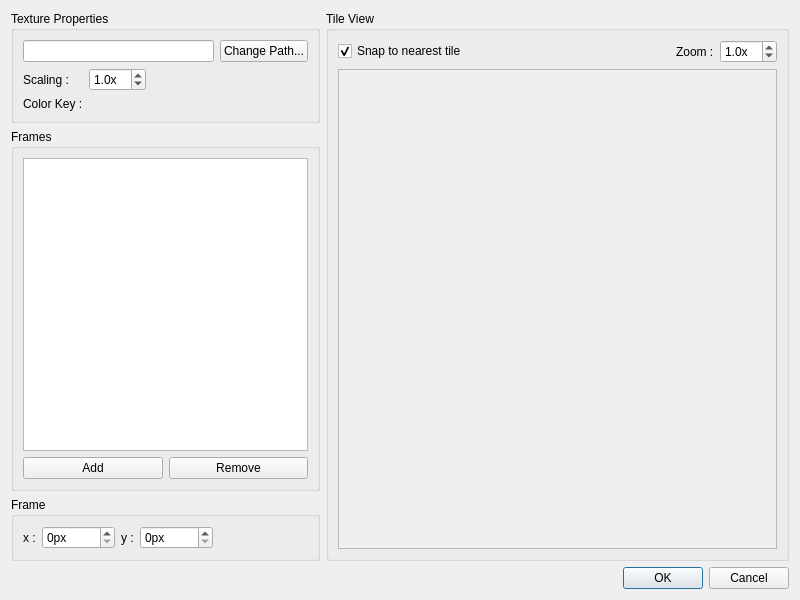
<?xml version="1.0" encoding="UTF-8"?>
<ui version="4.0">
 <class>ImportSingleTileDialog</class>
 <widget class="QDialog" name="ImportSingleTileDialog">
  <property name="geometry">
   <rect>
    <x>0</x>
    <y>0</y>
    <width>800</width>
    <height>600</height>
   </rect>
  </property>
  <property name="windowTitle">
   <string>Import Single Tile</string>
  </property>
  <layout class="QVBoxLayout" name="verticalLayout_2">
   <item>
    <layout class="QHBoxLayout" name="horizontalLayout" stretch="2,3">
     <item>
      <layout class="QVBoxLayout" name="verticalLayout">
       <item>
        <widget class="QGroupBox" name="texturePropertiesGroupBox">
         <property name="title">
          <string>Texture Properties</string>
         </property>
         <layout class="QVBoxLayout" name="verticalLayout_4">
          <item>
           <layout class="QHBoxLayout" name="horizontalLayout_4">
            <item>
             <widget class="QLineEdit" name="texturePathLineEdit">
              <property name="readOnly">
               <bool>true</bool>
              </property>
             </widget>
            </item>
            <item>
             <widget class="QPushButton" name="texturePathPushButton">
              <property name="text">
               <string>Change Path...</string>
              </property>
             </widget>
            </item>
           </layout>
          </item>
          <item>
           <layout class="QHBoxLayout" name="horizontalLayout_7">
            <item>
             <layout class="QFormLayout" name="formLayout">
              <item row="0" column="0">
               <widget class="QLabel" name="scalingLabel">
                <property name="text">
                 <string>Scaling :</string>
                </property>
               </widget>
              </item>
              <item row="0" column="1">
               <widget class="QDoubleSpinBox" name="scalingDoubleSpinBox">
                <property name="suffix">
                 <string>x</string>
                </property>
                <property name="decimals">
                 <number>1</number>
                </property>
                <property name="minimum">
                 <double>0.100000000000000</double>
                </property>
                <property name="maximum">
                 <double>16.000000000000000</double>
                </property>
                <property name="singleStep">
                 <double>0.500000000000000</double>
                </property>
                <property name="value">
                 <double>1.000000000000000</double>
                </property>
               </widget>
              </item>
              <item row="1" column="0">
               <widget class="QLabel" name="colorKeyLabel">
                <property name="text">
                 <string>Color Key :</string>
                </property>
               </widget>
              </item>
              <item row="1" column="1">
               <widget class="ColorSelectionWidget" name="colorKeyWidget" native="true"/>
              </item>
             </layout>
            </item>
            <item>
             <spacer name="horizontalSpacer_3">
              <property name="orientation">
               <enum>Qt::Orientation::Horizontal</enum>
              </property>
              <property name="sizeHint" stdset="0">
               <size>
                <width>40</width>
                <height>20</height>
               </size>
              </property>
             </spacer>
            </item>
           </layout>
          </item>
         </layout>
        </widget>
       </item>
       <item>
        <widget class="QGroupBox" name="framesGroupBox">
         <property name="title">
          <string>Frames</string>
         </property>
         <layout class="QVBoxLayout" name="verticalLayout_5">
          <item>
           <widget class="QListWidget" name="framesListWidget"/>
          </item>
          <item>
           <layout class="QHBoxLayout" name="horizontalLayout_5">
            <item>
             <widget class="QPushButton" name="addFramePushButton">
              <property name="text">
               <string>Add</string>
              </property>
             </widget>
            </item>
            <item>
             <widget class="QPushButton" name="removeFramePushButton">
              <property name="text">
               <string>Remove</string>
              </property>
             </widget>
            </item>
           </layout>
          </item>
         </layout>
        </widget>
       </item>
       <item>
        <widget class="QGroupBox" name="frameGroupBox">
         <property name="title">
          <string>Frame</string>
         </property>
         <layout class="QHBoxLayout" name="horizontalLayout_6">
          <item>
           <widget class="QLabel" name="xLabel">
            <property name="text">
             <string>x :</string>
            </property>
           </widget>
          </item>
          <item>
           <widget class="QSpinBox" name="xSpinBox">
            <property name="suffix">
             <string>px</string>
            </property>
            <property name="maximum">
             <number>65535</number>
            </property>
           </widget>
          </item>
          <item>
           <widget class="QLabel" name="yLabel">
            <property name="text">
             <string>y :</string>
            </property>
           </widget>
          </item>
          <item>
           <widget class="QSpinBox" name="ySpinBox">
            <property name="suffix">
             <string>px</string>
            </property>
            <property name="maximum">
             <number>65535</number>
            </property>
           </widget>
          </item>
          <item>
           <spacer name="horizontalSpacer_2">
            <property name="orientation">
             <enum>Qt::Orientation::Horizontal</enum>
            </property>
            <property name="sizeHint" stdset="0">
             <size>
              <width>40</width>
              <height>20</height>
             </size>
            </property>
           </spacer>
          </item>
         </layout>
        </widget>
       </item>
      </layout>
     </item>
     <item>
      <widget class="QGroupBox" name="tileViewGroupBox">
       <property name="title">
        <string>Tile View</string>
       </property>
       <layout class="QVBoxLayout" name="verticalLayout_3">
        <item>
         <layout class="QHBoxLayout" name="horizontalLayout_2">
          <item>
           <widget class="QCheckBox" name="magneticCheckBox">
            <property name="text">
             <string>Snap to nearest tile</string>
            </property>
            <property name="checked">
             <bool>true</bool>
            </property>
           </widget>
          </item>
          <item>
           <spacer name="horizontalSpacer">
            <property name="orientation">
             <enum>Qt::Orientation::Horizontal</enum>
            </property>
            <property name="sizeHint" stdset="0">
             <size>
              <width>40</width>
              <height>20</height>
             </size>
            </property>
           </spacer>
          </item>
          <item>
           <widget class="QLabel" name="zoomLabel">
            <property name="text">
             <string>Zoom :</string>
            </property>
           </widget>
          </item>
          <item>
           <widget class="QDoubleSpinBox" name="zoomDoubleSpinBox">
            <property name="suffix">
             <string>x</string>
            </property>
            <property name="decimals">
             <number>1</number>
            </property>
            <property name="minimum">
             <double>0.100000000000000</double>
            </property>
            <property name="maximum">
             <double>16.000000000000000</double>
            </property>
            <property name="singleStep">
             <double>0.500000000000000</double>
            </property>
            <property name="value">
             <double>1.000000000000000</double>
            </property>
           </widget>
          </item>
         </layout>
        </item>
        <item>
         <widget class="QScrollArea" name="scrollArea">
          <property name="widgetResizable">
           <bool>true</bool>
          </property>
          <property name="alignment">
           <set>Qt::AlignmentFlag::AlignLeading|Qt::AlignmentFlag::AlignLeft|Qt::AlignmentFlag::AlignTop</set>
          </property>
          <widget class="QWidget" name="scrollAreaWidgetContents">
           <property name="geometry">
            <rect>
             <x>0</x>
             <y>0</y>
             <width>438</width>
             <height>466</height>
            </rect>
           </property>
           <layout class="QHBoxLayout" name="horizontalLayout_3">
            <item>
             <widget class="ImportSingleTileWidget" name="tileView" native="true">
              <property name="mouseTracking">
               <bool>true</bool>
              </property>
             </widget>
            </item>
           </layout>
          </widget>
         </widget>
        </item>
       </layout>
      </widget>
     </item>
    </layout>
   </item>
   <item>
    <widget class="QDialogButtonBox" name="buttonBox">
     <property name="orientation">
      <enum>Qt::Orientation::Horizontal</enum>
     </property>
     <property name="standardButtons">
      <set>QDialogButtonBox::StandardButton::Cancel|QDialogButtonBox::StandardButton::Ok</set>
     </property>
    </widget>
   </item>
  </layout>
 </widget>
 <customwidgets>
  <customwidget>
   <class>ColorSelectionWidget</class>
   <extends>QWidget</extends>
   <header>ColorSelectionWidget.hpp</header>
   <container>1</container>
   <slots>
    <signal>clicked(QColor)</signal>
    <signal>colorChanged(QColor)</signal>
    <slot>setHue(double)</slot>
    <slot>setSaturation(double)</slot>
    <slot>setValue(double)</slot>
    <slot>setAlpha(int)</slot>
    <slot>setColor(QColor)</slot>
    <slot>setHue(int)</slot>
    <slot>setSaturation(int)</slot>
    <slot>setValue(int)</slot>
   </slots>
  </customwidget>
  <customwidget>
   <class>ImportSingleTileWidget</class>
   <extends>QWidget</extends>
   <header>ImportSingleTileDialog.hpp</header>
   <container>1</container>
   <slots>
    <signal>frameSelected(int)</signal>
    <signal>frameAdded(QPoint)</signal>
    <signal>frameRemoved(int)</signal>
    <signal>frameChanged(QPoint)</signal>
    <slot>setZoom(double)</slot>
    <slot>setScaling(double)</slot>
    <slot>setColorKey(QColor)</slot>
    <slot>setMagnetic(bool)</slot>
    <slot>setSelectedFrame(int)</slot>
   </slots>
  </customwidget>
 </customwidgets>
 <resources/>
 <connections>
  <connection>
   <sender>buttonBox</sender>
   <signal>accepted()</signal>
   <receiver>ImportSingleTileDialog</receiver>
   <slot>onAccept()</slot>
   <hints>
    <hint type="sourcelabel">
     <x>227</x>
     <y>579</y>
    </hint>
    <hint type="destinationlabel">
     <x>157</x>
     <y>274</y>
    </hint>
   </hints>
  </connection>
  <connection>
   <sender>buttonBox</sender>
   <signal>rejected()</signal>
   <receiver>ImportSingleTileDialog</receiver>
   <slot>reject()</slot>
   <hints>
    <hint type="sourcelabel">
     <x>295</x>
     <y>585</y>
    </hint>
    <hint type="destinationlabel">
     <x>286</x>
     <y>274</y>
    </hint>
   </hints>
  </connection>
  <connection>
   <sender>texturePathPushButton</sender>
   <signal>clicked()</signal>
   <receiver>ImportSingleTileDialog</receiver>
   <slot>onChangeTexturePath()</slot>
   <hints>
    <hint type="sourcelabel">
     <x>256</x>
     <y>53</y>
    </hint>
    <hint type="destinationlabel">
     <x>255</x>
     <y>6</y>
    </hint>
   </hints>
  </connection>
  <connection>
   <sender>colorKeyWidget</sender>
   <signal>clicked(QColor)</signal>
   <receiver>ImportSingleTileDialog</receiver>
   <slot>onChangeColorKey()</slot>
   <hints>
    <hint type="sourcelabel">
     <x>102</x>
     <y>121</y>
    </hint>
    <hint type="destinationlabel">
     <x>3</x>
     <y>121</y>
    </hint>
   </hints>
  </connection>
  <connection>
   <sender>addFramePushButton</sender>
   <signal>clicked()</signal>
   <receiver>ImportSingleTileDialog</receiver>
   <slot>onAddFrame()</slot>
   <hints>
    <hint type="sourcelabel">
     <x>99</x>
     <y>450</y>
    </hint>
    <hint type="destinationlabel">
     <x>4</x>
     <y>453</y>
    </hint>
   </hints>
  </connection>
  <connection>
   <sender>removeFramePushButton</sender>
   <signal>clicked()</signal>
   <receiver>ImportSingleTileDialog</receiver>
   <slot>onRemoveFrame()</slot>
   <hints>
    <hint type="sourcelabel">
     <x>242</x>
     <y>452</y>
    </hint>
    <hint type="destinationlabel">
     <x>242</x>
     <y>595</y>
    </hint>
   </hints>
  </connection>
  <connection>
   <sender>framesListWidget</sender>
   <signal>currentRowChanged(int)</signal>
   <receiver>ImportSingleTileDialog</receiver>
   <slot>onSelectedFrameChanged(int)</slot>
   <hints>
    <hint type="sourcelabel">
     <x>135</x>
     <y>307</y>
    </hint>
    <hint type="destinationlabel">
     <x>1</x>
     <y>306</y>
    </hint>
   </hints>
  </connection>
  <connection>
   <sender>scalingDoubleSpinBox</sender>
   <signal>valueChanged(double)</signal>
   <receiver>tileView</receiver>
   <slot>setScaling(double)</slot>
   <hints>
    <hint type="sourcelabel">
     <x>134</x>
     <y>92</y>
    </hint>
    <hint type="destinationlabel">
     <x>448</x>
     <y>94</y>
    </hint>
   </hints>
  </connection>
  <connection>
   <sender>zoomDoubleSpinBox</sender>
   <signal>valueChanged(double)</signal>
   <receiver>tileView</receiver>
   <slot>setZoom(double)</slot>
   <hints>
    <hint type="sourcelabel">
     <x>723</x>
     <y>65</y>
    </hint>
    <hint type="destinationlabel">
     <x>717</x>
     <y>211</y>
    </hint>
   </hints>
  </connection>
  <connection>
   <sender>colorKeyWidget</sender>
   <signal>colorChanged(QColor)</signal>
   <receiver>tileView</receiver>
   <slot>setColorKey(QColor)</slot>
   <hints>
    <hint type="sourcelabel">
     <x>124</x>
     <y>121</y>
    </hint>
    <hint type="destinationlabel">
     <x>381</x>
     <y>125</y>
    </hint>
   </hints>
  </connection>
  <connection>
   <sender>xSpinBox</sender>
   <signal>valueChanged(int)</signal>
   <receiver>ImportSingleTileDialog</receiver>
   <slot>onChangeFrame()</slot>
   <hints>
    <hint type="sourcelabel">
     <x>82</x>
     <y>535</y>
    </hint>
    <hint type="destinationlabel">
     <x>83</x>
     <y>594</y>
    </hint>
   </hints>
  </connection>
  <connection>
   <sender>ySpinBox</sender>
   <signal>valueChanged(int)</signal>
   <receiver>ImportSingleTileDialog</receiver>
   <slot>onChangeFrame()</slot>
   <hints>
    <hint type="sourcelabel">
     <x>211</x>
     <y>540</y>
    </hint>
    <hint type="destinationlabel">
     <x>211</x>
     <y>599</y>
    </hint>
   </hints>
  </connection>
  <connection>
   <sender>magneticCheckBox</sender>
   <signal>toggled(bool)</signal>
   <receiver>tileView</receiver>
   <slot>setMagnetic(bool)</slot>
   <hints>
    <hint type="sourcelabel">
     <x>405</x>
     <y>55</y>
    </hint>
    <hint type="destinationlabel">
     <x>411</x>
     <y>162</y>
    </hint>
   </hints>
  </connection>
  <connection>
   <sender>tileView</sender>
   <signal>frameAdded(QPoint)</signal>
   <receiver>ImportSingleTileDialog</receiver>
   <slot>onAddFrame(QPoint)</slot>
   <hints>
    <hint type="sourcelabel">
     <x>752</x>
     <y>183</y>
    </hint>
    <hint type="destinationlabel">
     <x>794</x>
     <y>186</y>
    </hint>
   </hints>
  </connection>
  <connection>
   <sender>tileView</sender>
   <signal>frameChanged(QPoint)</signal>
   <receiver>ImportSingleTileDialog</receiver>
   <slot>onFrameChanged(QPoint)</slot>
   <hints>
    <hint type="sourcelabel">
     <x>743</x>
     <y>444</y>
    </hint>
    <hint type="destinationlabel">
     <x>792</x>
     <y>441</y>
    </hint>
   </hints>
  </connection>
  <connection>
   <sender>tileView</sender>
   <signal>frameRemoved(int)</signal>
   <receiver>ImportSingleTileDialog</receiver>
   <slot>onRemoveFrame(int)</slot>
   <hints>
    <hint type="sourcelabel">
     <x>741</x>
     <y>522</y>
    </hint>
    <hint type="destinationlabel">
     <x>799</x>
     <y>535</y>
    </hint>
   </hints>
  </connection>
  <connection>
   <sender>tileView</sender>
   <signal>frameSelected(int)</signal>
   <receiver>ImportSingleTileDialog</receiver>
   <slot>onSelectFrame(int)</slot>
   <hints>
    <hint type="sourcelabel">
     <x>758</x>
     <y>96</y>
    </hint>
    <hint type="destinationlabel">
     <x>797</x>
     <y>88</y>
    </hint>
   </hints>
  </connection>
 </connections>
 <slots>
  <slot>onChangeTexturePath()</slot>
  <slot>onChangeColorKey()</slot>
  <slot>onAccept()</slot>
  <slot>onAddFrame()</slot>
  <slot>onAddFrame(QPoint)</slot>
  <slot>onRemoveFrame()</slot>
  <slot>onRemoveFrame(int)</slot>
  <slot>onSelectedFrameChanged(int)</slot>
  <slot>onSelectFrame(int)</slot>
  <slot>onChangeFrame()</slot>
  <slot>onFrameChanged(QPoint)</slot>
 </slots>
</ui>
